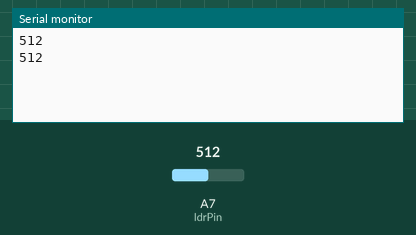
A sketch run on a simulated Arduino Nano, built with avr-gcc and run on an emulated ATmega328P. Parts: the last lines printed to the serial monitor. The inputs (shaded band) are chosen by the test bench; at power-on: A7 (ldrPin) = 512.

Above: at 1.8 s.
1.9 s: A7 (ldrPin) set to 716
At 2.5 s:
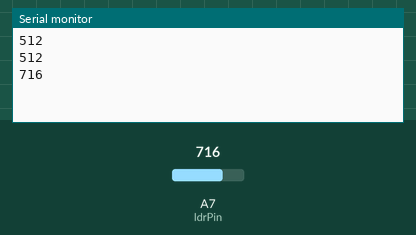
3.4 s: A7 (ldrPin) set to 900
At 4.8 s:
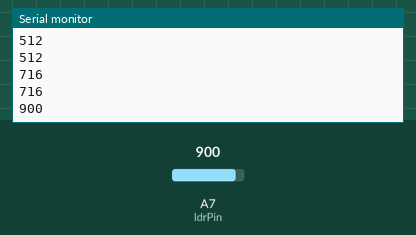
Timing chart, 0 to 6.4 s (numbered marks = the images above; inputs shaded):
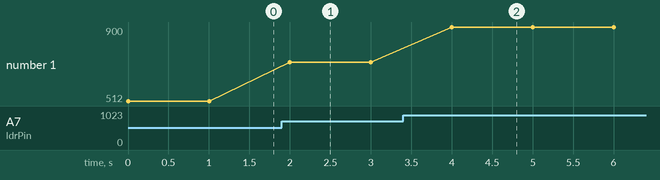

The sketch:

arbd1_ldr.ino
```cpp
int ldrPin=A7;
int k;
void setup() {
  // put your setup code here, to run once:
pinMode(ldrPin,INPUT);
Serial.begin(9600);
}

void loop() {
  // put your main code here, to run repeatedly:
  k=analogRead(ldrPin);
Serial.println(k);
delay(1000);
}
```

Measured:
- after the input at 1.9 s, the serial monitor: prints a new line after 0.10 s (image 1)
- after the input at 3.4 s, the serial monitor: prints a new line after 0.60 s (image 2)
- plotted number 1: 512 → 716 after the input at 1.9 s, 716 → 900 after the input at 3.4 s
